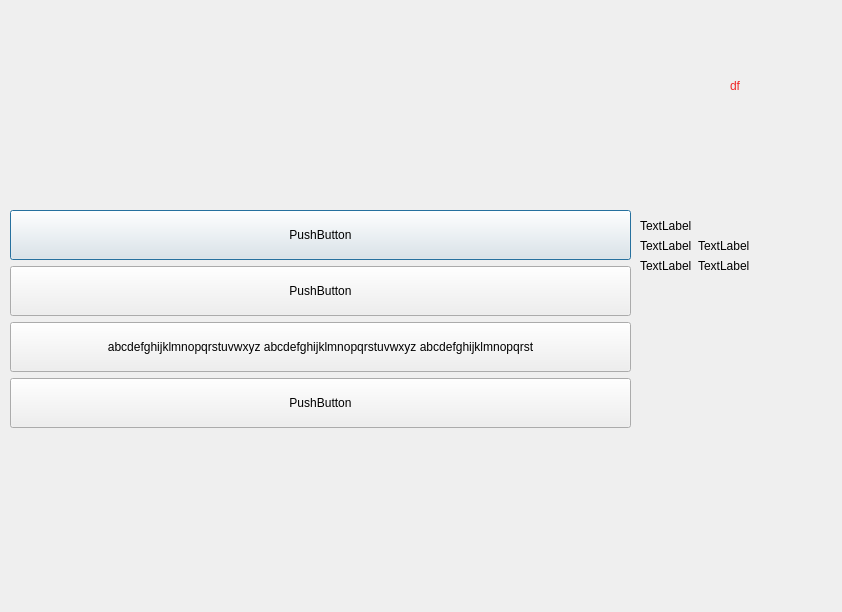
<?xml version="1.0" encoding="UTF-8"?>
<ui version="4.0">
 <class>Dialog</class>
 <widget class="QDialog" name="Dialog">
  <property name="geometry">
   <rect>
    <x>0</x>
    <y>0</y>
    <width>842</width>
    <height>612</height>
   </rect>
  </property>
  <property name="windowTitle">
   <string>Dialog</string>
  </property>
  <widget class="QLabel" name="questionLabel">
   <property name="geometry">
    <rect>
     <x>10</x>
     <y>40</y>
     <width>621</width>
     <height>141</height>
    </rect>
   </property>
   <property name="text">
    <string/>
   </property>
  </widget>
  <widget class="QLabel" name="label_2">
   <property name="geometry">
    <rect>
     <x>730</x>
     <y>30</y>
     <width>101</width>
     <height>111</height>
    </rect>
   </property>
   <property name="styleSheet">
    <string notr="true">border-color: rgb(32, 74, 135);
font: 44pt &quot;Ubuntu&quot;;
color: rgb(239, 41, 41);</string>
   </property>
   <property name="text">
    <string>df</string>
   </property>
  </widget>
  <widget class="QWidget" name="formLayoutWidget">
   <property name="geometry">
    <rect>
     <x>640</x>
     <y>219</y>
     <width>201</width>
     <height>211</height>
    </rect>
   </property>
   <layout class="QFormLayout" name="formLayout">
    <item row="0" column="0">
     <widget class="QLabel" name="label">
      <property name="text">
       <string>TextLabel</string>
      </property>
     </widget>
    </item>
    <item row="0" column="1">
     <widget class="QLabel" name="label_3">
      <property name="text">
       <string/>
      </property>
     </widget>
    </item>
    <item row="1" column="0">
     <widget class="QLabel" name="label_4">
      <property name="text">
       <string>TextLabel</string>
      </property>
     </widget>
    </item>
    <item row="1" column="1">
     <widget class="QLabel" name="label_5">
      <property name="text">
       <string>TextLabel</string>
      </property>
     </widget>
    </item>
    <item row="2" column="0">
     <widget class="QLabel" name="label_6">
      <property name="text">
       <string>TextLabel</string>
      </property>
     </widget>
    </item>
    <item row="2" column="1">
     <widget class="QLabel" name="label_7">
      <property name="text">
       <string>TextLabel</string>
      </property>
     </widget>
    </item>
   </layout>
  </widget>
  <widget class="QLabel" name="label_8">
   <property name="geometry">
    <rect>
     <x>26</x>
     <y>466</y>
     <width>801</width>
     <height>111</height>
    </rect>
   </property>
   <property name="text">
    <string/>
   </property>
  </widget>
  <widget class="QWidget" name="">
   <property name="geometry">
    <rect>
     <x>10</x>
     <y>210</y>
     <width>621</width>
     <height>220</height>
    </rect>
   </property>
   <layout class="QVBoxLayout" name="verticalLayout">
    <property name="rightMargin">
     <number>0</number>
    </property>
    <item>
     <widget class="QPushButton" name="pushButton_3">
      <property name="minimumSize">
       <size>
        <width>0</width>
        <height>50</height>
       </size>
      </property>
      <property name="text">
       <string>PushButton</string>
      </property>
     </widget>
    </item>
    <item>
     <widget class="QPushButton" name="pushButton_2">
      <property name="minimumSize">
       <size>
        <width>0</width>
        <height>50</height>
       </size>
      </property>
      <property name="text">
       <string>PushButton</string>
      </property>
     </widget>
    </item>
    <item>
     <widget class="QPushButton" name="pushButton_4">
      <property name="minimumSize">
       <size>
        <width>0</width>
        <height>50</height>
       </size>
      </property>
      <property name="font">
       <font>
        <kerning>true</kerning>
       </font>
      </property>
      <property name="text">
       <string>abcdefghijklmnopqrstuvwxyz abcdefghijklmnopqrstuvwxyz abcdefghijklmnopqrst</string>
      </property>
     </widget>
    </item>
    <item>
     <widget class="QPushButton" name="pushButton">
      <property name="minimumSize">
       <size>
        <width>0</width>
        <height>50</height>
       </size>
      </property>
      <property name="text">
       <string>PushButton</string>
      </property>
     </widget>
    </item>
   </layout>
  </widget>
 </widget>
 <resources/>
 <connections/>
</ui>
